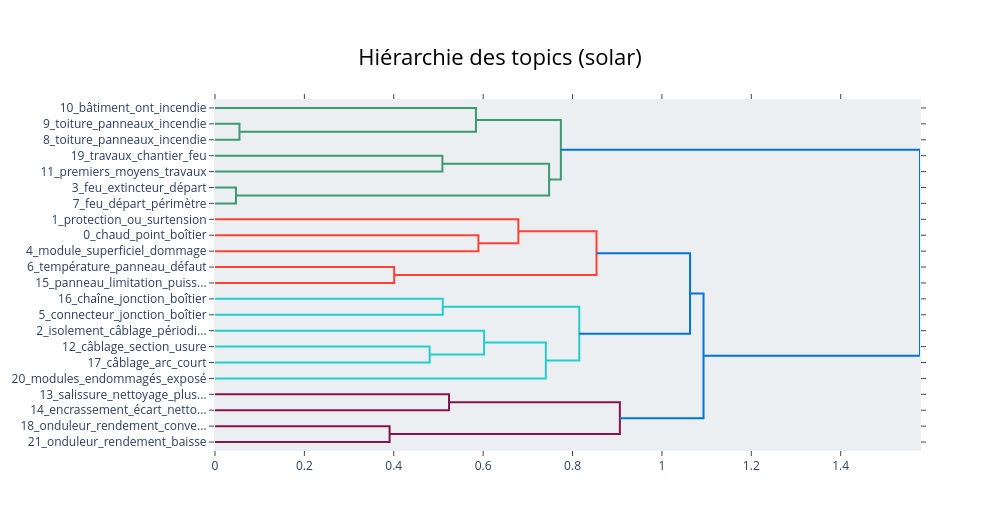
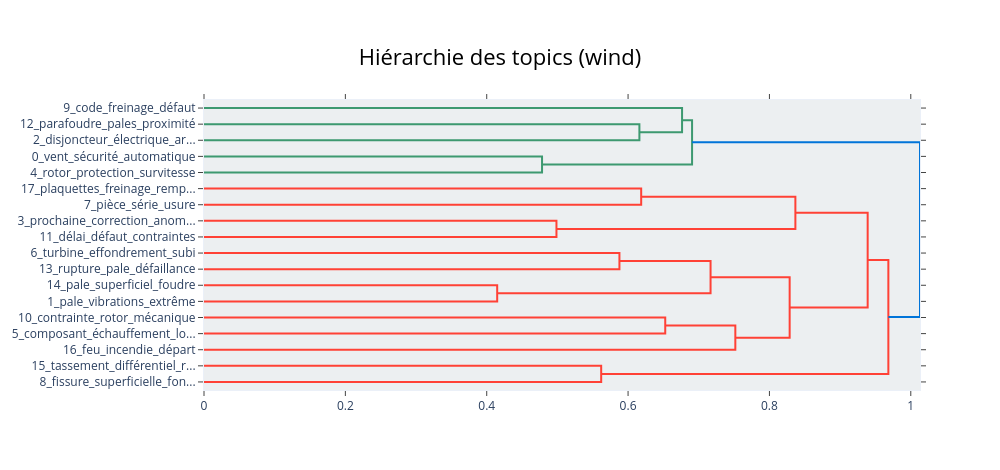

The notebook cell saved with these charts, in order:
### Code cell
for asset, m in topic_models.items():
    m.visualize_hierarchy(title=f"Hiérarchie des topics ({asset})").show()

### Figure 1 — Plotly figure (JSON) as saved in the notebook; plotly's stock layout.template omitted (floating-point values rounded to 4 significant figures)
{"data": [{"hoverinfo": "text", "marker": {"color": "rgb(61,153,112)"}, "mode": "lines", "type": "scatter", "x": [0.0, 0.05472, 0.05472, 0.0], "xaxis": "x", "y": [-15.0, -15.0, -25.0, -25.0], "yaxis": "y"}, {"hoverinfo": "text", "marker": {"color": "rgb(61,153,112)"}, "mode": "lines", "type": "scatter", "x": [0.0, 0.5839, 0.5839, 0.05472], "xaxis": "x", "y": [-5.0, -5.0, -20.0, -20.0], "yaxis": "y"}, {"hoverinfo": "text", "marker": {"color": "rgb(61,153,112)"}, "mode": "lines", "type": "scatter", "x": [0.0, 0.5088, 0.5088, 0.0], "xaxis": "x", "y": [-35.0, -35.0, -45.0, -45.0], "yaxis": "y"}, {"hoverinfo": "text", "marker": {"color": "rgb(61,153,112)"}, "mode": "lines", "type": "scatter", "x": [0.0, 0.04691, 0.04691, 0.0], "xaxis": "x", "y": [-55.0, -55.0, -65.0, -65.0], "yaxis": "y"}, {"hoverinfo": "text", "marker": {"color": "rgb(61,153,112)"}, "mode": "lines", "type": "scatter", "x": [0.5088, 0.7475, 0.7475, 0.04691], "xaxis": "x", "y": [-40.0, -40.0, -60.0, -60.0], "yaxis": "y"}, {"hoverinfo": "text", "marker": {"color": "rgb(61,153,112)"}, "mode": "lines", "type": "scatter", "x": [0.5839, 0.7739, 0.7739, 0.7475], "xaxis": "x", "y": [-12.5, -12.5, -50.0, -50.0], "yaxis": "y"}, {"hoverinfo": "text", "marker": {"color": "rgb(255,65,54)"}, "mode": "lines", "type": "scatter", "x": [0.0, 0.5894, 0.5894, 0.0], "xaxis": "x", "y": [-85.0, -85.0, -95.0, -95.0], "yaxis": "y"}, {"hoverinfo": "text", "marker": {"color": "rgb(255,65,54)"}, "mode": "lines", "type": "scatter", "x": [0.0, 0.6788, 0.6788, 0.5894], "xaxis": "x", "y": [-75.0, -75.0, -90.0, -90.0], "yaxis": "y"}, {"hoverinfo": "text", "marker": {"color": "rgb(255,65,54)"}, "mode": "lines", "type": "scatter", "x": [0.0, 0.4009, 0.4009, 0.0], "xaxis": "x", "y": [-105.0, -105.0, -115.0, -115.0], "yaxis": "y"}, {"hoverinfo": "text", "marker": {"color": "rgb(255,65,54)"}, "mode": "lines", "type": "scatter", "x": [0.6788, 0.8536, 0.8536, 0.4009], "xaxis": "x", "y": [-82.5, -82.5, -110.0, -110.0], "yaxis": "y"}, {"hoverinfo": "text", "marker": {"color": "rgb(35,205,205)"}, "mode": "lines", "type": "scatter", "x": [0.0, 0.5096, 0.5096, 0.0], "xaxis": "x", "y": [-125.0, -125.0, -135.0, -135.0], "yaxis": "y"}, {"hoverinfo": "text", "marker": {"color": "rgb(35,205,205)"}, "mode": "lines", "type": "scatter", "x": [0.0, 0.4803, 0.4803, 0.0], "xaxis": "x", "y": [-155.0, -155.0, -165.0, -165.0], "yaxis": "y"}, {"hoverinfo": "text", "marker": {"color": "rgb(35,205,205)"}, "mode": "lines", "type": "scatter", "x": [0.0, 0.6021, 0.6021, 0.4803], "xaxis": "x", "y": [-145.0, -145.0, -160.0, -160.0], "yaxis": "y"}, {"hoverinfo": "text", "marker": {"color": "rgb(35,205,205)"}, "mode": "lines", "type": "scatter", "x": [0.6021, 0.7402, 0.7402, 0.0], "xaxis": "x", "y": [-152.5, -152.5, -175.0, -175.0], "yaxis": "y"}, {"hoverinfo": "text", "marker": {"color": "rgb(35,205,205)"}, "mode": "lines", "type": "scatter", "x": [0.5096, 0.8151, 0.8151, 0.7402], "xaxis": "x", "y": [-130.0, -130.0, -163.8, -163.8], "yaxis": "y"}, {"hoverinfo": "text", "marker": {"color": "rgb(0,116,217)"}, "mode": "lines", "type": "scatter", "x": [0.8536, 1.063, 1.063, 0.8151], "xaxis": "x", "y": [-96.25, -96.25, -146.9, -146.9], "yaxis": "y"}, {"hoverinfo": "text", "marker": {"color": "rgb(133,20,75)"}, "mode": "lines", "type": "scatter", "x": [0.0, 0.5236, 0.5236, 0.0], "xaxis": "x", "y": [-185.0, -185.0, -195.0, -195.0], "yaxis": "y"}, {"hoverinfo": "text", "marker": {"color": "rgb(133,20,75)"}, "mode": "lines", "type": "scatter", "x": [0.0, 0.3906, 0.3906, 0.0], "xaxis": "x", "y": [-205.0, -205.0, -215.0, -215.0], "yaxis": "y"}, {"hoverinfo": "text", "marker": {"color": "rgb(133,20,75)"}, "mode": "lines", "type": "scatter", "x": [0.5236, 0.9059, 0.9059, 0.3906], "xaxis": "x", "y": [-190.0, -190.0, -210.0, -210.0], "yaxis": "y"}, {"hoverinfo": "text", "marker": {"color": "rgb(0,116,217)"}, "mode": "lines", "type": "scatter", "x": [1.063, 1.093, 1.093, 0.9059], "xaxis": "x", "y": [-121.6, -121.6, -200.0, -200.0], "yaxis": "y"}, {"hoverinfo": "text", "marker": {"color": "rgb(0,116,217)"}, "mode": "lines", "type": "scatter", "x": [0.7739, 1.577, 1.577, 1.093], "xaxis": "x", "y": [-31.25, -31.25, -160.8, -160.8], "yaxis": "y"}], "layout": {"autosize": false, "height": 530, "hoverlabel": {"bgcolor": "white", "font": {"family": "Rockwell", "size": 16}}, "hovermode": "closest", "plot_bgcolor": "#ECEFF1", "showlegend": false, "title": {"font": {"color": "Black", "size": 22}, "text": "Hiérarchie des topics (solar)", "x": 0.5, "xanchor": "center", "yanchor": "top"}, "width": 1000, "xaxis": {"mirror": "allticks", "rangemode": "tozero", "showgrid": false, "showline": true, "showticklabels": true, "ticks": "outside", "type": "linear", "zeroline": false}, "yaxis": {"mirror": "allticks", "range": [-220, 0], "rangemode": "tozero", "showgrid": false, "showline": true, "showticklabels": true, "tickmode": "array", "ticks": "outside", "ticktext": ["10_bâtiment_ont_incendie", "9_toiture_panneaux_incendie", "8_toiture_panneaux_incendie", "19_travaux_chantier_feu", "11_premiers_moyens_travaux", "3_feu_extincteur_départ", "7_feu_départ_périmètre", "1_protection_ou_surtension", "0_chaud_point_boîtier", "4_module_superficiel_dommage", "6_température_panneau_défaut", "15_panneau_limitation_puiss...", "16_chaîne_jonction_boîtier", "5_connecteur_jonction_boîtier", "2_isolement_câblage_périodi...", "12_câblage_section_usure", "17_câblage_arc_court", "20_modules_endommagés_exposé", "13_salissure_nettoyage_plus...", "14_encrassement_écart_netto...", "18_onduleur_rendement_conve...", "21_onduleur_rendement_baisse"], "tickvals": [-5, -15, -25, -35, -45, -55, -65, -75, -85, -95, -105, -115, -125, -135, -145, -155, -165, -175, -185, -195, -205, -215], "type": "linear", "zeroline": false}}}

### Figure 2 — Plotly figure (JSON) as saved in the notebook; plotly's stock layout.template omitted (floating-point values rounded to 4 significant figures)
{"data": [{"hoverinfo": "text", "marker": {"color": "rgb(61,153,112)"}, "mode": "lines", "type": "scatter", "x": [0.0, 0.616, 0.616, 0.0], "xaxis": "x", "y": [-15.0, -15.0, -25.0, -25.0], "yaxis": "y"}, {"hoverinfo": "text", "marker": {"color": "rgb(61,153,112)"}, "mode": "lines", "type": "scatter", "x": [0.0, 0.6764, 0.6764, 0.616], "xaxis": "x", "y": [-5.0, -5.0, -20.0, -20.0], "yaxis": "y"}, {"hoverinfo": "text", "marker": {"color": "rgb(61,153,112)"}, "mode": "lines", "type": "scatter", "x": [0.0, 0.4783, 0.4783, 0.0], "xaxis": "x", "y": [-35.0, -35.0, -45.0, -45.0], "yaxis": "y"}, {"hoverinfo": "text", "marker": {"color": "rgb(61,153,112)"}, "mode": "lines", "type": "scatter", "x": [0.6764, 0.6905, 0.6905, 0.4783], "xaxis": "x", "y": [-12.5, -12.5, -40.0, -40.0], "yaxis": "y"}, {"hoverinfo": "text", "marker": {"color": "rgb(255,65,54)"}, "mode": "lines", "type": "scatter", "x": [0.0, 0.6185, 0.6185, 0.0], "xaxis": "x", "y": [-55.0, -55.0, -65.0, -65.0], "yaxis": "y"}, {"hoverinfo": "text", "marker": {"color": "rgb(255,65,54)"}, "mode": "lines", "type": "scatter", "x": [0.0, 0.4987, 0.4987, 0.0], "xaxis": "x", "y": [-75.0, -75.0, -85.0, -85.0], "yaxis": "y"}, {"hoverinfo": "text", "marker": {"color": "rgb(255,65,54)"}, "mode": "lines", "type": "scatter", "x": [0.6185, 0.8367, 0.8367, 0.4987], "xaxis": "x", "y": [-60.0, -60.0, -80.0, -80.0], "yaxis": "y"}, {"hoverinfo": "text", "marker": {"color": "rgb(255,65,54)"}, "mode": "lines", "type": "scatter", "x": [0.0, 0.5878, 0.5878, 0.0], "xaxis": "x", "y": [-95.0, -95.0, -105.0, -105.0], "yaxis": "y"}, {"hoverinfo": "text", "marker": {"color": "rgb(255,65,54)"}, "mode": "lines", "type": "scatter", "x": [0.0, 0.4148, 0.4148, 0.0], "xaxis": "x", "y": [-115.0, -115.0, -125.0, -125.0], "yaxis": "y"}, {"hoverinfo": "text", "marker": {"color": "rgb(255,65,54)"}, "mode": "lines", "type": "scatter", "x": [0.5878, 0.7167, 0.7167, 0.4148], "xaxis": "x", "y": [-100.0, -100.0, -120.0, -120.0], "yaxis": "y"}, {"hoverinfo": "text", "marker": {"color": "rgb(255,65,54)"}, "mode": "lines", "type": "scatter", "x": [0.0, 0.6526, 0.6526, 0.0], "xaxis": "x", "y": [-135.0, -135.0, -145.0, -145.0], "yaxis": "y"}, {"hoverinfo": "text", "marker": {"color": "rgb(255,65,54)"}, "mode": "lines", "type": "scatter", "x": [0.6526, 0.7518, 0.7518, 0.0], "xaxis": "x", "y": [-140.0, -140.0, -155.0, -155.0], "yaxis": "y"}, {"hoverinfo": "text", "marker": {"color": "rgb(255,65,54)"}, "mode": "lines", "type": "scatter", "x": [0.7167, 0.8286, 0.8286, 0.7518], "xaxis": "x", "y": [-110.0, -110.0, -147.5, -147.5], "yaxis": "y"}, {"hoverinfo": "text", "marker": {"color": "rgb(255,65,54)"}, "mode": "lines", "type": "scatter", "x": [0.8367, 0.939, 0.939, 0.8286], "xaxis": "x", "y": [-70.0, -70.0, -128.8, -128.8], "yaxis": "y"}, {"hoverinfo": "text", "marker": {"color": "rgb(255,65,54)"}, "mode": "lines", "type": "scatter", "x": [0.0, 0.5619, 0.5619, 0.0], "xaxis": "x", "y": [-165.0, -165.0, -175.0, -175.0], "yaxis": "y"}, {"hoverinfo": "text", "marker": {"color": "rgb(255,65,54)"}, "mode": "lines", "type": "scatter", "x": [0.939, 0.9683, 0.9683, 0.5619], "xaxis": "x", "y": [-99.38, -99.38, -170.0, -170.0], "yaxis": "y"}, {"hoverinfo": "text", "marker": {"color": "rgb(0,116,217)"}, "mode": "lines", "type": "scatter", "x": [0.6905, 1.013, 1.013, 0.9683], "xaxis": "x", "y": [-26.25, -26.25, -134.7, -134.7], "yaxis": "y"}], "layout": {"autosize": false, "height": 470, "hoverlabel": {"bgcolor": "white", "font": {"family": "Rockwell", "size": 16}}, "hovermode": "closest", "plot_bgcolor": "#ECEFF1", "showlegend": false, "title": {"font": {"color": "Black", "size": 22}, "text": "Hiérarchie des topics (wind)", "x": 0.5, "xanchor": "center", "yanchor": "top"}, "width": 1000, "xaxis": {"mirror": "allticks", "rangemode": "tozero", "showgrid": false, "showline": true, "showticklabels": true, "ticks": "outside", "type": "linear", "zeroline": false}, "yaxis": {"mirror": "allticks", "range": [-180, 0], "rangemode": "tozero", "showgrid": false, "showline": true, "showticklabels": true, "tickmode": "array", "ticks": "outside", "ticktext": ["9_code_freinage_défaut", "12_parafoudre_pales_proximité", "2_disjoncteur_électrique_ar...", "0_vent_sécurité_automatique", "4_rotor_protection_survitesse", "17_plaquettes_freinage_remp...", "7_pièce_série_usure", "3_prochaine_correction_anom...", "11_délai_défaut_contraintes", "6_turbine_effondrement_subi", "13_rupture_pale_défaillance", "14_pale_superficiel_foudre", "1_pale_vibrations_extrême", "10_contrainte_rotor_mécanique", "5_composant_échauffement_lo...", "16_feu_incendie_départ", "15_tassement_différentiel_r...", "8_fissure_superficielle_fon..."], "tickvals": [-5, -15, -25, -35, -45, -55, -65, -75, -85, -95, -105, -115, -125, -135, -145, -155, -165, -175], "type": "linear", "zeroline": false}}}
